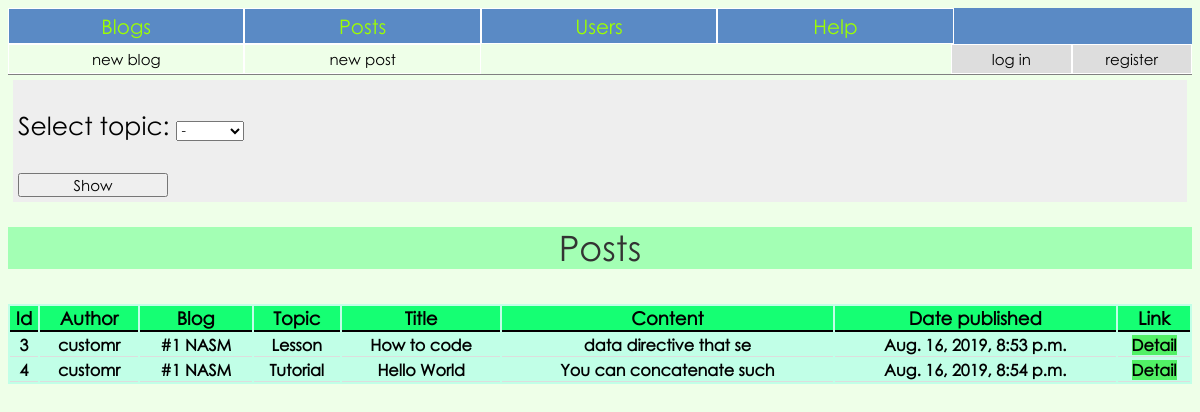
/posts/, run on an earlier commit of the app's database.
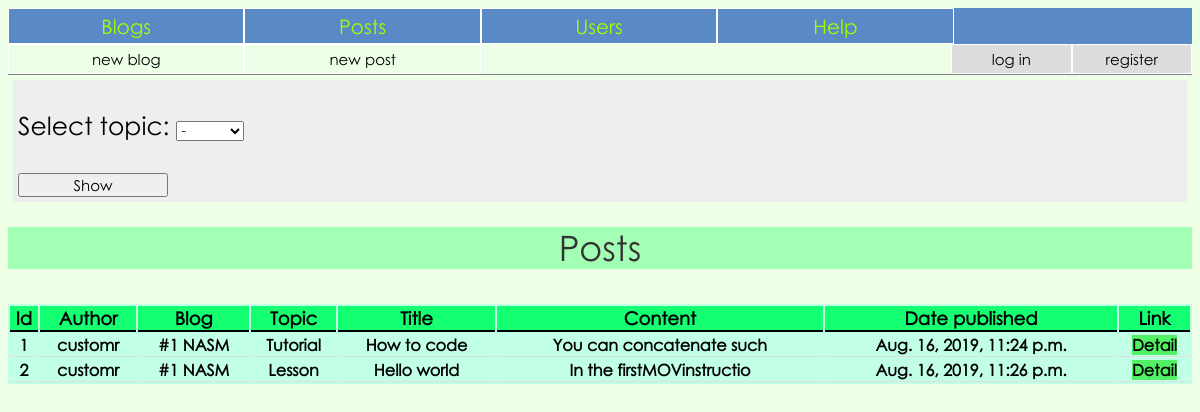
And on a later commit of the database.
### blog/models.py (models this page shows, shortened)
class Post(models.Model):
	blog = models.ForeignKey(Blog, on_delete=models.CASCADE, blank=True)
	author = models.ForeignKey(MyUser, on_delete=models.CASCADE, blank=True)
	topic = models.CharField('Topic', max_length=50, blank=True)
	title = models.CharField('Title', max_length=50, blank=True)
	text = models.TextField('Text', max_length=5000, blank=True)
	rating = models.IntegerField('Rating', default=0)
	date_published = models.DateTimeField('Date published', default=timezone.now, blank=True)
	liked_users = models.ManyToManyField(MyUser, default=None, related_name='liked_post')

class MyUser(AbstractBaseUser):
	username = models.CharField('username', max_length=50, unique=True)
	first_name = models.CharField('first name', max_length=50)
	last_name = models.CharField('last name', max_length=50)
	email = models.EmailField(
		verbose_name='email address',
		max_length=255,
		unique=True,
	)
	date_of_birth = models.DateField()
	is_active = models.BooleanField(default=True)
	is_admin = models.BooleanField(default=False)
	objects = MyUserManager()
	USERNAME_FIELD = 'username'
	EMAIL_FIELD = 'email'
	REQUIRED_FIELDS = ['first_name', 'last_name', 'email', 'date_of_birth']
	def __str__(self):
		return self.username

class Blog(models.Model):
	author = models.ForeignKey(MyUser, on_delete=models.CASCADE, blank=True)
	name = models.CharField('Name', max_length=50, blank=True, unique=True)
	rating = models.IntegerField('Rating', default=0)
	def __str__(self):
		return '#{} {}'.format(self.id, self.name)

### blog/views.py (the view)
# urls.py: path('posts/', views.get_posts, name='posts'),
def get_posts(request, topic=None):
	posts = Post.objects.all()
	if request.method == 'POST':
		form = TopicForm(request.POST, update=True)
		if form.is_valid():
			topic = form.cleaned_data['topic']
			if topic == '-':
				return HttpResponseRedirect(reverse('blog:posts'))
			return HttpResponseRedirect(reverse('blog:posts_topic', args=(topic, )))
	else:
		form = TopicForm(initial={'topic': '-'}, update=True)
		if topic:
			posts = posts.filter(topic__iexact=topic)
		context = {
			'posts': posts,
			'topic': topic,
			'form': form
			}
		return render(request, 'blog/post.html', context)

### blog/templates/blog/post.html (shortened to what this page needs)
{% extends 'blog/base.html' %}
{% block content %}
<form method='post'>
    {{ form.as_p }}
    <input type='submit' value='Show'>
</form>
<p class='title'>Posts</p>
<div>
	<table>
		<thead>
			<tr>
				<th>Id</th>
				<th>Author</th>
				<th>Blog</th>
				<th>Topic</th>
				<th>Title</th>
				<th>Content</th>
				<th>Date published</th>
				<th>Link</th>
			</tr>
		</thead>
		<tbody>
		{% for post in posts %}
			<tr>
				<th>{{ post.id }}</th>
				<th>{{ post.author }}</th>
				<th>{{ post.blog }}</th>
				<th>{{ post.topic }}</th>
				<th>{{ post.title }}</th>
				<th>{{ post.text|slice:25 }}</th>
				<th>{{ post.date_published }}</th>
				<th><a href="{% url 'blog:post' post.id %}">Detail</a></th>
			</tr>
		{% endfor %}
		</tbody>
	</table>
</div>
{% endblock content %}

What changed in the data, as far as the page shows it:
removed Post: topic "-", id "4", author "customr", blog "#1 NASM", topic "Tutorial", title "Hello World", text "You can concatenate such", date_published "Aug. 16, 2019, 8:54 p.m."
removed Post: id "3", author "customr", blog "#1 NASM", topic "Lesson", title "How to code", text "data directive that se", date_published "Aug. 16, 2019, 8:53 p.m."
added Post: topic "-", id "1", author "customr", blog "#1 NASM", topic "Tutorial", title "How to code", text "You can concatenate such", date_published "Aug. 16, 2019, 11:24 p.m."
added Post: id "2", author "customr", blog "#1 NASM", topic "Lesson", title "Hello world", text "In the firstMOVinstructio", date_published "Aug. 16, 2019, 11:26 p.m."
